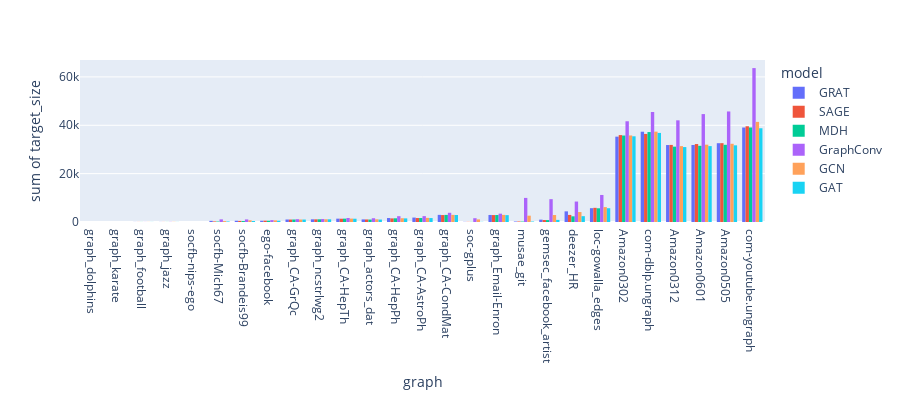

Write notebook code for a chart like this one.
### Code cell
fig = px.histogram(Full, x="graph", y="target_size",
             color='model', barmode='group',
             height=400)
fig.show()

### Figure 1 — Plotly figure (JSON) as saved in the notebook; plotly's stock layout.template omitted (floating-point values rounded to 4 significant figures)
{"data": [{"alignmentgroup": "True", "bingroup": "x", "histfunc": "sum", "hovertemplate": "model=GRAT<br>graph=%{x}<br>sum of target_size=%{y}<extra></extra>", "legendgroup": "GRAT", "marker": {"color": "#636efa"}, "name": "GRAT", "offsetgroup": "GRAT", "orientation": "v", "showlegend": true, "type": "histogram", "x": ["graph_dolphins", "graph_karate", "graph_football", "graph_jazz", "socfb-nips-ego", "socfb-Mich67", "socfb-Brandeis99", "ego-facebook", "graph_CA-GrQc", "graph_ncstrlwg2", "graph_CA-HepTh", "graph_actors_dat", "graph_CA-HepPh", "graph_CA-AstroPh", "graph_CA-CondMat", "soc-gplus", "graph_Email-Enron", "musae_git", "gemsec_facebook_artist", "deezer_HR", "loc-gowalla_edges", "Amazon0302", "com-dblp.ungraph", "Amazon0312", "Amazon0601", "Amazon0505", "com-youtube.ungraph"], "xaxis": "x", "y": [3, 8, 32, 33, 10, 475, 519, 528, 1036, 1110, 1382, 1074, 1634, 1832, 2951, 69, 2911, 206, 978, 4402, 5713, 35295, 37340, 31829, 31839, 32587, 39084], "yaxis": "y"}, {"alignmentgroup": "True", "bingroup": "x", "histfunc": "sum", "hovertemplate": "model=SAGE<br>graph=%{x}<br>sum of target_size=%{y}<extra></extra>", "legendgroup": "SAGE", "marker": {"color": "#EF553B"}, "name": "SAGE", "offsetgroup": "SAGE", "orientation": "v", "showlegend": true, "type": "histogram", "x": ["graph_dolphins", "graph_karate", "graph_football", "graph_jazz", "socfb-nips-ego", "socfb-Mich67", "socfb-Brandeis99", "ego-facebook", "graph_CA-GrQc", "graph_ncstrlwg2", "graph_CA-HepTh", "graph_actors_dat", "graph_CA-HepPh", "graph_CA-AstroPh", "graph_CA-CondMat", "soc-gplus", "graph_Email-Enron", "musae_git", "gemsec_facebook_artist", "deezer_HR", "loc-gowalla_edges", "Amazon0302", "com-dblp.ungraph", "Amazon0312", "Amazon0601", "Amazon0505", "com-youtube.ungraph"], "xaxis": "x", "y": [3, 8, 31, 29, 10, 242, 450, 559, 1012, 1094, 1362, 1048, 1489, 1634, 2871, 69, 2862, 215, 811, 2928, 5861, 35945, 36418, 31885, 32245, 32604, 39593], "yaxis": "y"}, {"alignmentgroup": "True", "bingroup": "x", "histfunc": "sum", "hovertemplate": "model=MDH<br>graph=%{x}<br>sum of target_size=%{y}<extra></extra>", "legendgroup": "MDH", "marker": {"color": "#00cc96"}, "name": "MDH", "offsetgroup": "MDH", "orientation": "v", "showlegend": true, "type": "histogram", "x": ["graph_dolphins", "graph_karate", "graph_football", "graph_jazz", "socfb-nips-ego", "socfb-Mich67", "socfb-Brandeis99", "ego-facebook", "graph_CA-GrQc", "graph_ncstrlwg2", "graph_CA-HepTh", "graph_actors_dat", "graph_CA-HepPh", "graph_CA-AstroPh", "graph_CA-CondMat", "soc-gplus", "graph_Email-Enron", "musae_git", "gemsec_facebook_artist", "deezer_HR", "loc-gowalla_edges", "Amazon0302", "com-dblp.ungraph", "Amazon0312", "Amazon0601", "Amazon0505", "com-youtube.ungraph"], "xaxis": "x", "y": [3, 8, 31, 31, 10, 202, 395, 528, 1033, 1108, 1388, 1014, 1529, 1638, 2938, 69, 2881, 196, 790, 2346, 5670, 35766, 37197, 31165, 31507, 31926, 39090], "yaxis": "y"}, {"alignmentgroup": "True", "bingroup": "x", "histfunc": "sum", "hovertemplate": "model=GraphConv<br>graph=%{x}<br>sum of target_size=%{y}<extra></extra>", "legendgroup": "GraphConv", "marker": {"color": "#ab63fa"}, "name": "GraphConv", "offsetgroup": "GraphConv", "orientation": "v", "showlegend": true, "type": "histogram", "x": ["graph_dolphins", "graph_karate", "graph_football", "graph_jazz", "socfb-nips-ego", "socfb-Mich67", "socfb-Brandeis99", "ego-facebook", "graph_CA-GrQc", "graph_ncstrlwg2", "graph_CA-HepTh", "graph_actors_dat", "graph_CA-HepPh", "graph_CA-AstroPh", "graph_CA-CondMat", "soc-gplus", "graph_Email-Enron", "musae_git", "gemsec_facebook_artist", "deezer_HR", "loc-gowalla_edges", "Amazon0302", "com-dblp.ungraph", "Amazon0312", "Amazon0601", "Amazon0505", "com-youtube.ungraph"], "xaxis": "x", "y": [6, 13, 34, 64, 10, 1092, 1068, 775, 1156, 1218, 1650, 1555, 2409, 2426, 3808, 1562, 3446, 9963, 9443, 8464, 11182, 41667, 45490, 42052, 44631, 45716, 63652], "yaxis": "y"}, {"alignmentgroup": "True", "bingroup": "x", "histfunc": "sum", "hovertemplate": "model=GCN<br>graph=%{x}<br>sum of target_size=%{y}<extra></extra>", "legendgroup": "GCN", "marker": {"color": "#FFA15A"}, "name": "GCN", "offsetgroup": "GCN", "orientation": "v", "showlegend": true, "type": "histogram", "x": ["graph_dolphins", "graph_karate", "graph_football", "graph_jazz", "socfb-nips-ego", "socfb-Mich67", "socfb-Brandeis99", "ego-facebook", "graph_CA-GrQc", "graph_ncstrlwg2", "graph_CA-HepTh", "graph_actors_dat", "graph_CA-HepPh", "graph_CA-AstroPh", "graph_CA-CondMat", "soc-gplus", "graph_Email-Enron", "musae_git", "gemsec_facebook_artist", "deezer_HR", "loc-gowalla_edges", "Amazon0302", "com-dblp.ungraph", "Amazon0312", "Amazon0601", "Amazon0505", "com-youtube.ungraph"], "xaxis": "x", "y": [6, 11, 32, 52, 10, 372, 708, 681, 1028, 1128, 1412, 1109, 1565, 1713, 2955, 1077, 2948, 2614, 2883, 4121, 6159, 35787, 37374, 31379, 31981, 32350, 41411], "yaxis": "y"}, {"alignmentgroup": "True", "bingroup": "x", "histfunc": "sum", "hovertemplate": "model=GAT<br>graph=%{x}<br>sum of target_size=%{y}<extra></extra>", "legendgroup": "GAT", "marker": {"color": "#19d3f3"}, "name": "GAT", "offsetgroup": "GAT", "orientation": "v", "showlegend": true, "type": "histogram", "x": ["graph_dolphins", "graph_karate", "graph_football", "graph_jazz", "socfb-nips-ego", "socfb-Mich67", "socfb-Brandeis99", "ego-facebook", "graph_CA-GrQc", "graph_ncstrlwg2", "graph_CA-HepTh", "graph_actors_dat", "graph_CA-HepPh", "graph_CA-AstroPh", "graph_CA-CondMat", "soc-gplus", "graph_Email-Enron", "musae_git", "gemsec_facebook_artist", "deezer_HR", "loc-gowalla_edges", "Amazon0302", "com-dblp.ungraph", "Amazon0312", "Amazon0601", "Amazon0505", "com-youtube.ungraph"], "xaxis": "x", "y": [3, 6, 34, 32, 10, 232, 403, 543, 1020, 1110, 1361, 1015, 1498, 1625, 2895, 69, 2837, 201, 868, 2408, 5695, 35446, 36845, 30986, 31382, 31706, 38774], "yaxis": "y"}], "layout": {"barmode": "group", "height": 400, "legend": {"title": {"text": "model"}, "tracegroupgap": 0}, "margin": {"t": 60}, "xaxis": {"anchor": "y", "domain": [0, 1], "title": {"text": "graph"}}, "yaxis": {"anchor": "x", "domain": [0, 1], "title": {"text": "sum of target_size"}}}}
